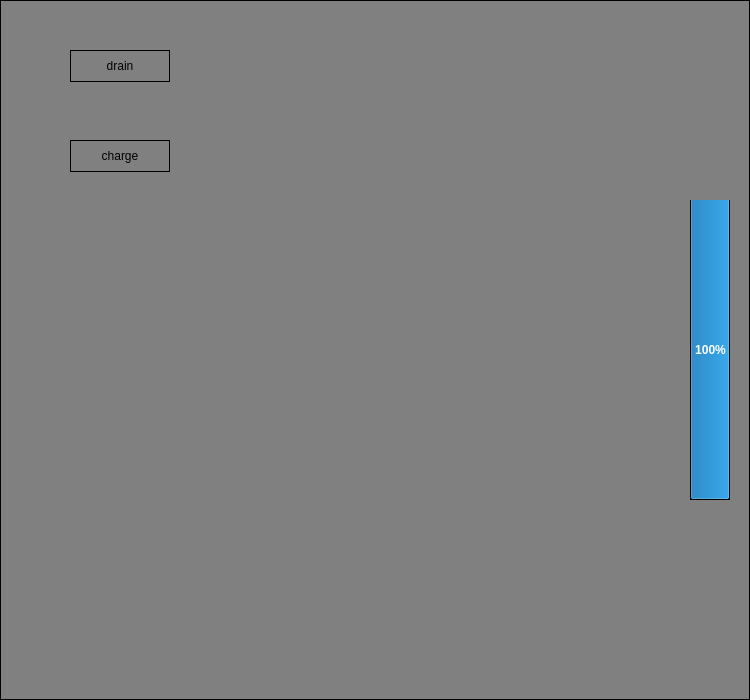
<?xml version="1.0" encoding="UTF-8"?>
<ui version="4.0">
 <class>RadotechWidget</class>
 <widget class="QWidget" name="RadotechWidget">
  <property name="geometry">
   <rect>
    <x>0</x>
    <y>0</y>
    <width>750</width>
    <height>700</height>
   </rect>
  </property>
  <property name="windowTitle">
   <string>Form</string>
  </property>
  <widget class="QFrame" name="frame">
   <property name="geometry">
    <rect>
     <x>0</x>
     <y>0</y>
     <width>750</width>
     <height>700</height>
    </rect>
   </property>
   <property name="styleSheet">
    <string notr="true">background-color: gray;
border: 1px solid black;</string>
   </property>
   <property name="frameShape">
    <enum>QFrame::Shape::StyledPanel</enum>
   </property>
   <property name="frameShadow">
    <enum>QFrame::Shadow::Raised</enum>
   </property>
   <widget class="QProgressBar" name="battery">
    <property name="geometry">
     <rect>
      <x>690</x>
      <y>200</y>
      <width>40</width>
      <height>300</height>
     </rect>
    </property>
    <property name="sizePolicy">
     <sizepolicy hsizetype="Preferred" vsizetype="Preferred">
      <horstretch>0</horstretch>
      <verstretch>0</verstretch>
     </sizepolicy>
    </property>
    <property name="font">
     <font>
      <italic>false</italic>
      <bold>true</bold>
      <kerning>true</kerning>
     </font>
    </property>
    <property name="autoFillBackground">
     <bool>false</bool>
    </property>
    <property name="styleSheet">
     <string notr="true">border: none;
background-color: black;
color: white;</string>
    </property>
    <property name="value">
     <number>100</number>
    </property>
    <property name="alignment">
     <set>Qt::AlignmentFlag::AlignCenter</set>
    </property>
    <property name="textVisible">
     <bool>true</bool>
    </property>
    <property name="orientation">
     <enum>Qt::Orientation::Vertical</enum>
    </property>
    <property name="invertedAppearance">
     <bool>false</bool>
    </property>
   </widget>
   <widget class="QLabel" name="device">
    <property name="geometry">
     <rect>
      <x>130</x>
      <y>70</y>
      <width>391</width>
      <height>611</height>
     </rect>
    </property>
    <property name="styleSheet">
     <string notr="true">border: 0px;</string>
    </property>
    <property name="text">
     <string/>
    </property>
    <property name="pixmap">
     <pixmap resource="../resources.qrc">:/images/device.png</pixmap>
    </property>
    <property name="scaledContents">
     <bool>true</bool>
    </property>
   </widget>
   <widget class="QPushButton" name="power">
    <property name="geometry">
     <rect>
      <x>324</x>
      <y>117</y>
      <width>50</width>
      <height>50</height>
     </rect>
    </property>
    <property name="sizePolicy">
     <sizepolicy hsizetype="Fixed" vsizetype="Maximum">
      <horstretch>0</horstretch>
      <verstretch>0</verstretch>
     </sizepolicy>
    </property>
    <property name="minimumSize">
     <size>
      <width>50</width>
      <height>50</height>
     </size>
    </property>
    <property name="maximumSize">
     <size>
      <width>50</width>
      <height>50</height>
     </size>
    </property>
    <property name="cursor">
     <cursorShape>PointingHandCursor</cursorShape>
    </property>
    <property name="layoutDirection">
     <enum>Qt::LayoutDirection::RightToLeft</enum>
    </property>
    <property name="styleSheet">
     <string notr="true">border: 0px;
background-color: transparent;
padding-top: 50px;</string>
    </property>
    <property name="text">
     <string/>
    </property>
    <property name="icon">
     <iconset resource="../resources.qrc">
      <normaloff>:/images/power.png</normaloff>:/images/power.png</iconset>
    </property>
    <property name="iconSize">
     <size>
      <width>321</width>
      <height>321</height>
     </size>
    </property>
   </widget>
   <widget class="QPushButton" name="drain">
    <property name="geometry">
     <rect>
      <x>70</x>
      <y>50</y>
      <width>100</width>
      <height>32</height>
     </rect>
    </property>
    <property name="text">
     <string>drain</string>
    </property>
   </widget>
   <widget class="QPushButton" name="charge">
    <property name="geometry">
     <rect>
      <x>70</x>
      <y>140</y>
      <width>100</width>
      <height>32</height>
     </rect>
    </property>
    <property name="text">
     <string>charge</string>
    </property>
   </widget>
  </widget>
 </widget>
 <resources>
  <include location="../resources.qrc"/>
 </resources>
 <connections/>
</ui>
